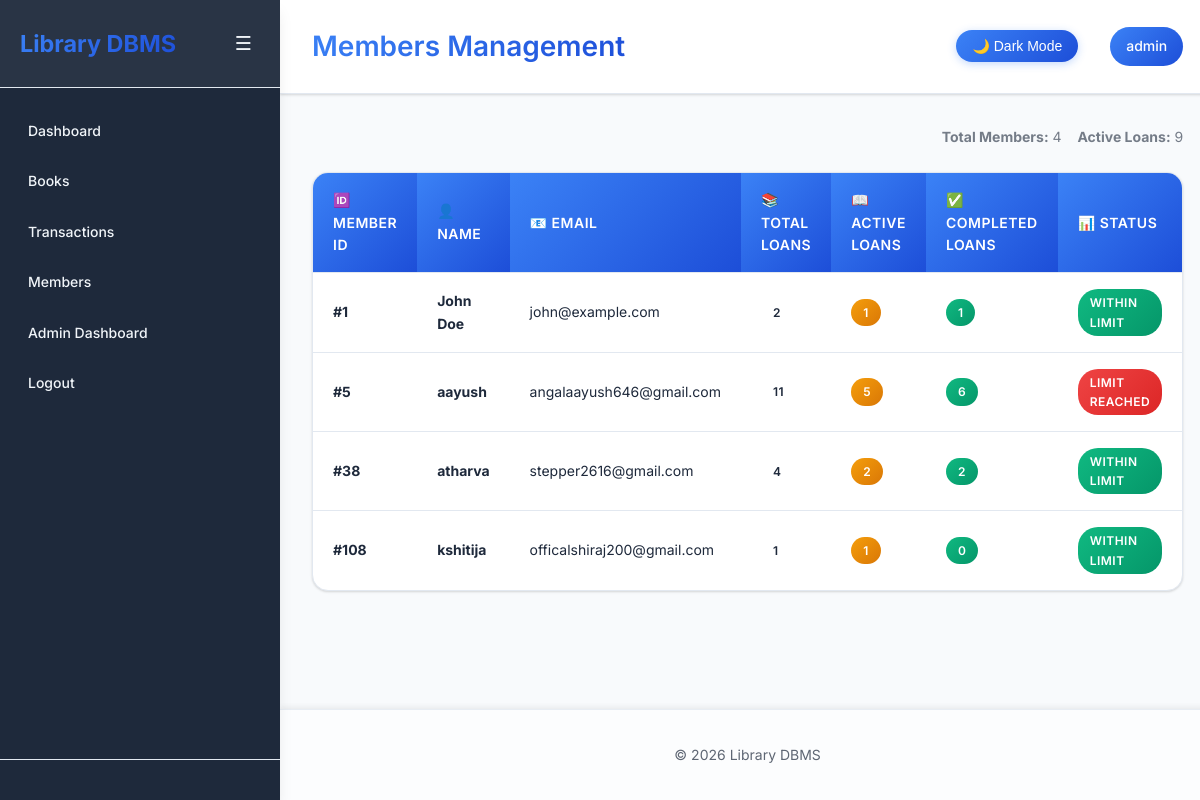
/members (signed in), run on the app's committed database.
### tables this page shows
CREATE TABLE members (
            member_id INTEGER PRIMARY KEY AUTOINCREMENT,
            name TEXT NOT NULL,
            email TEXT UNIQUE NOT NULL,
            created_at TIMESTAMP DEFAULT CURRENT_TIMESTAMP
        );

### app_sqlite.py (the view)
@app.route("/members")
@login_required
@admin_required
def members():
    conn = get_db_connection()
    cursor = conn.cursor()
    cursor.execute("""
        SELECT m.member_id, m.name, m.email,
               COUNT(t.txn_id) as total_loans,
               SUM(CASE WHEN t.status = 'issued' THEN 1 ELSE 0 END) as active_loans,
               SUM(CASE WHEN t.status = 'returned' THEN 1 ELSE 0 END) as completed_loans
        FROM members m
        LEFT JOIN transactions t ON m.member_id = t.member_id
        GROUP BY m.member_id, m.name, m.email
        ORDER BY m.name
    """)
    members = cursor.fetchall()
    conn.close()
    return render_template("members.html", members=members)

### app_sqlite.py (called while the page is built, shortened)
def dict_factory(cursor, row):
    d = {}
    for idx, col in enumerate(cursor.description):
        value = row[idx]
        d[col[0]] = value
    return d

def get_db_connection():
    conn = sqlite3.connect(DATABASE)
    conn.row_factory = dict_factory
    return conn

def login_required(f):
    @wraps(f)
    def inner(*args, **kwargs):
        if "username" not in session:
            return redirect(url_for("login"))
        return f(*args, **kwargs)
    return inner

def admin_required(f):
    @wraps(f)
    def inner(*args, **kwargs):
        if session.get("role") != "admin":
            flash("Admin access required!", "danger")
            return redirect(url_for("index"))
        return f(*args, **kwargs)
    return inner

### templates/members.html (shortened to what this page needs)
{% extends "base.html" %}
{% block page_title %}Members Management{% endblock %}
{% block content %}
<div class="members-header">
    <div class="totals text-muted">
        <span><strong>Total Members:</strong> {{ members|length }}</span>
        <span style="margin-left:12px"><strong>Active Loans:</strong> {{ members|sum(attribute='active_loans') }}</span>
    </div>
</div>
<div class="table-container">
    <table>
        <thead>
            <tr>
                <th>🆔 Member ID</th>
                <th>👤 Name</th>
                <th>📧 Email</th>
                <th>📚 Total Loans</th>
                <th>📖 Active Loans</th>
                <th>✅ Completed Loans</th>
                <th>📊 Status</th>
            </tr>
        </thead>
        <tbody>
            {% for member in members %}
            <tr>
                <td><strong>#{{ member.member_id }}</strong></td>
                <td><strong>{{ member.name }}</strong></td>
                <td>{{ member.email }}</td>
                <td>
                    <span class="badge bg-primary">{{ member.total_loans or 0 }}</span>
                </td>
                <td>
                    {% if member.active_loans > 0 %}
                        <span class="badge bg-warning">{{ member.active_loans }}</span>
                    {% else %}
                        <span class="badge bg-success">0</span>
                    {% endif %}
                </td>
                <td>
                    <span class="badge bg-success">{{ member.completed_loans or 0 }}</span>
                </td>
                <td>
                    {% if member.active_loans >= 5 %}
                        <span class="badge bg-danger">Limit Reached</span>
                    {% elif member.active_loans >= 3 %}
                        <span class="badge bg-warning">Approaching Limit</span>
                    {% else %}
                        <span class="badge bg-success">Within Limit</span>
                    {% endif %}
                </td>
            </tr>
            {% endfor %}
        </tbody>
    </table>
</div>
{% endblock %}

### static/style.css (style rules this page uses)
:root { --bg-color: #f8fafc; --text-color: #1e293b; --card-bg: #ffffff; --sidebar-bg: #1e293b; --sidebar-text: #f1f5f9; --btn-primary: #3b82f6; --btn-success: #10b981; --btn-danger: #ef4444; --btn-warning: #f59e0b; --border-color: #e2e8f0; --shadow: 0 1px 3px 0 rgba(0, 0, 0, 0.1), 0 1px 2px 0 rgba(0, 0, 0, 0.06); --shadow-lg: 0 10px 15px -3px rgba(0, 0, 0, 0.1), 0 4px 6px -2px rgba(0, 0, 0, 0.05); --gradient-primary: linear-gradient(135deg, #3b82f6 0%, #1d4ed8 100%); --gradient-success: linear-gradient(135deg, #10b981 0%, #059669 100%); --gradient-danger: linear-gradient(135deg, #ef4444 0%, #dc2626 100%); --gradient-warning: linear-gradient(135deg, #f59e0b 0%, #d97706 100%); }
* { box-sizing: border-box; }
body { font-family: 'Inter', -apple-system, BlinkMacSystemFont, 'Segoe UI', sans-serif; margin: 0; padding: 0; background: var(--bg-color); color: var(--text-color); transition: all 0.3s cubic-bezier(0.4, 0, 0.2, 1); line-height: 1.6; font-size: 14px; }
html { scroll-behavior: smooth; }
.table-container { background: var(--card-bg); border-radius: 16px; box-shadow: var(--shadow); border: 1px solid var(--border-color); overflow: hidden; margin-top: 24px; }
table { width: 100%; border-collapse: collapse; margin: 0; }
th, td { padding: 16px 20px; text-align: left; border-bottom: 1px solid var(--border-color); transition: all 0.2s ease; }
th { background: var(--gradient-primary); color: white; font-weight: 600; font-size: 0.875rem; text-transform: uppercase; letter-spacing: 0.5px; }
tr:last-child td { border-bottom: none; }
.badge { display: inline-flex; align-items: center; padding: 4px 12px; border-radius: 20px; font-size: 0.75rem; font-weight: 600; text-transform: uppercase; letter-spacing: 0.5px; }
.bg-danger { background: var(--gradient-danger); color: white; }
.bg-success { background: var(--gradient-success); color: white; }
.bg-warning { background: var(--gradient-warning); color: white; }
.members-header { display: flex; justify-content: flex-end; align-items: center; margin-bottom: 24px; }
.text-muted { color: var(--text-color); opacity: 0.6; }

### data on the page
members: member_id "1", name "John Doe", email "john@example.com", total_loans "2", active_loans "1", shows "WITHIN LIMIT"
members: member_id "5", name "aayush", email "angalaayush646@gmail.com", total_loans "11", active_loans "5", completed_loans "6", shows "LIMIT REACHED"
members: member_id "38", name "atharva", email "stepper2616@gmail.com", total_loans "4", active_loans "2", completed_loans "2", shows "WITHIN LIMIT"
members: member_id "108", name "kshitija", email "officalshiraj200@gmail.com", total_loans "1", active_loans "1", completed_loans "0", shows "WITHIN LIMIT"

### other printed values
{{ session.get('username') }} "admin"
{{ members|length }} "4"
{{ members|sum(attribute='active_loans') }} "9"
